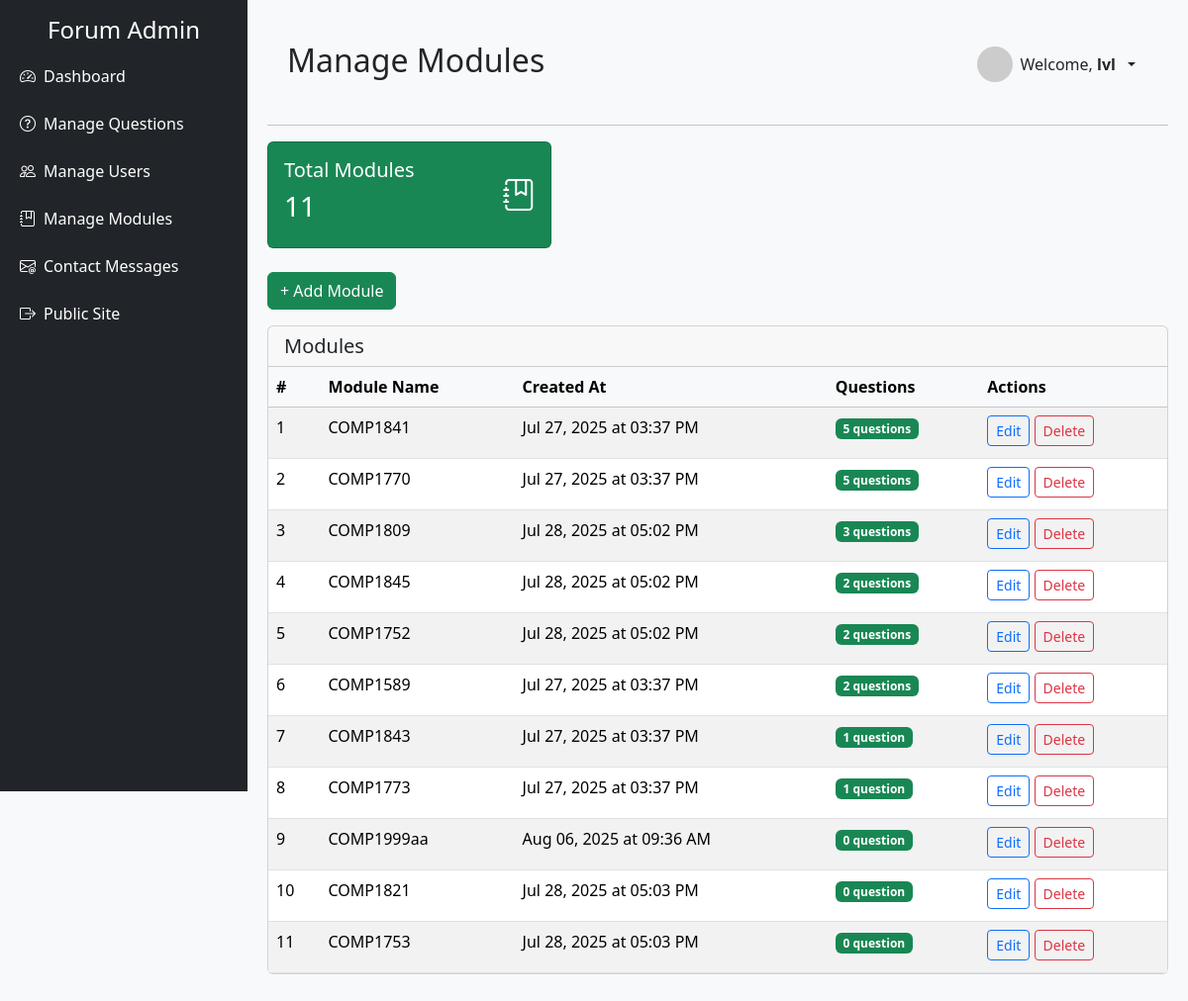
Screenshot of /coursework/admin/managemodules.php (signed in) with the database file from the repository.
### tables this page shows
CREATE TABLE `module` (
  `id` int(11) NOT NULL,
  `name` varchar(255) DEFAULT NULL,
  `description` text DEFAULT NULL,
  `created_at` datetime DEFAULT current_timestamp()
);

### coursework/admin/managemodules.php (called while the page is built, shortened)
<?php
include '../system/include/DatabaseConnection.php';
include '../system/include/DatabaseFunction.php';
$adminName = $_SESSION['username'];
try {
    $modules = getAllModules($pdo);
    include 'templates/manage_modules.html.php';
} catch (PDOException $e) {
    $title = 'An error has occurred';
    $output = 'Database error: ' . $e->getMessage();
}
include 'templates/admin_layout.html.php';

### coursework/system/include/DatabaseFunction.php (called while the page is built, shortened)
<?php
    function query($pdo, $sql, $parameters = []) {
        $query = $pdo->prepare($sql);
        $query->execute($parameters);
        return $query;
    }
    function getAllModules($pdo) {
        $query = "SELECT m.id, m.name, m.description, m.created_at, COUNT(q.id) AS question_count
                    FROM module m
                    LEFT JOIN question q ON m.id = q.moduleid
                    GROUP BY m.id
                    ORDER BY question_count DESC, m.created_at DESC";
        $allModules = query($pdo, $query);
        return $allModules->fetchAll();
    }

### coursework/admin/templates/manage_modules.html.php (the view, shortened to what this page needs)
<div style="display: flex; justify-content: space-between; align-items: center; padding: 20px;">
    <h2>Manage Modules</h2>
    <div class="dropdown">
        <button class="btn dropdown-toggle d-flex align-items-center gap-2" type="button" id="userDropdown" data-bs-toggle="dropdown" aria-expanded="false">
            <img src="https://ui-avatars.com/api/?name=<?= urlencode($adminName) ?>&background=0d6efd&color=fff"
                width="36"
                height="36"
                class="rounded-circle">
            <span>Welcome, <strong><?= htmlspecialchars($adminName) ?></strong></span>
        </button>
    </div>
</div>
<hr>
<div class="row g-4 mb-4">
    <div class="col-md-4">
        <div class="card text-white bg-success">
            <div class="card-body d-flex justify-content-between align-items-center">
            <div>
                <h5 class="card-title">Total Modules</h5>
                <h3><?= count($modules) ?></h3>
            </div>
            <i class="bi bi-journal-bookmark card-icon fs-2"></i>
            </div>
        </div>
    </div>
</div>
<a href="modules/add_module.php" class="btn btn-success mb-3">+ Add Module</a>
<div class="card mb-4">
    <div class="card-header d-flex justify-content-between">
    <h5 class="mb-0">Modules</h5>
    </div>
    <div class="table-responsive">
    <table class="table table-striped mb-0">
        <thead class="table-light">
        <tr>
            <th>#</th>
            <th>Module Name</th>
            <th>Created At</th>
            <th>Questions</th>
            <th>Actions</th>
        </tr>
        </thead>
        <tbody>
        <?php foreach ($modules as $index => $module): ?>
        <tr>
            <td><?= $index + 1 ?></td>
            <td><?= htmlspecialchars($module['name']) ?></td>
            <td><?= date('M d, Y \a\\t h:i A', strtotime($module['created_at'])) ?></td>
            <td><span class="badge bg-success"><?= $module['question_count'] >= 2 ? $module['question_count'] . ' questions' : $module['question_count'] . ' question' ?></span></td>
            <td>
                <a href="modules/edit_module.php?id=<?= $module['id'] ?>" class="btn btn-sm btn-outline-primary mb-md-1">Edit</a>
                <a href="modules/delete_module.php?id=<?= $module['id'] ?>" class="btn btn-sm btn-outline-danger mb-1"
                    onclick="return confirm('This will also delete all questions in this module. Are you sure?');">
                    Delete
                </a>
            </td>
        </tr>
        <?php endforeach; ?>
        </tbody>
    </table>
    </div>
</div>

### coursework/admin/templates/admin_layout.html.php (style rules this page uses)
body { background-color: #f8f9fa; }
.table td:nth-child(2) { max-width: 200px; white-space: nowrap; overflow: hidden; text-overflow: ellipsis; }

### rows the page displays
module: name "COMP1841", created_at "Jul 27, 2025 at 03:37 PM", question_count "5"
module: name "COMP1770", created_at "Jul 27, 2025 at 03:37 PM", question_count "5"
module: name "COMP1809", created_at "Jul 28, 2025 at 05:02 PM", question_count "3"
module: name "COMP1845", created_at "Jul 28, 2025 at 05:02 PM", question_count "2"
module: name "COMP1752", created_at "Jul 28, 2025 at 05:02 PM", question_count "2"
module: name "COMP1589", created_at "Jul 27, 2025 at 03:37 PM", question_count "2"
module: name "COMP1843", created_at "Jul 27, 2025 at 03:37 PM", question_count "1"
module: name "COMP1773", created_at "Jul 27, 2025 at 03:37 PM", question_count "1"
module: name "COMP1999aa", created_at "Aug 06, 2025 at 09:36 AM", question_count "0"
module: name "COMP1821", created_at "Jul 28, 2025 at 05:03 PM", question_count "0"
module: name "COMP1753", created_at "Jul 28, 2025 at 05:03 PM", question_count "0"

### other values shown
$adminName "lvl"
count($modules) "11"
